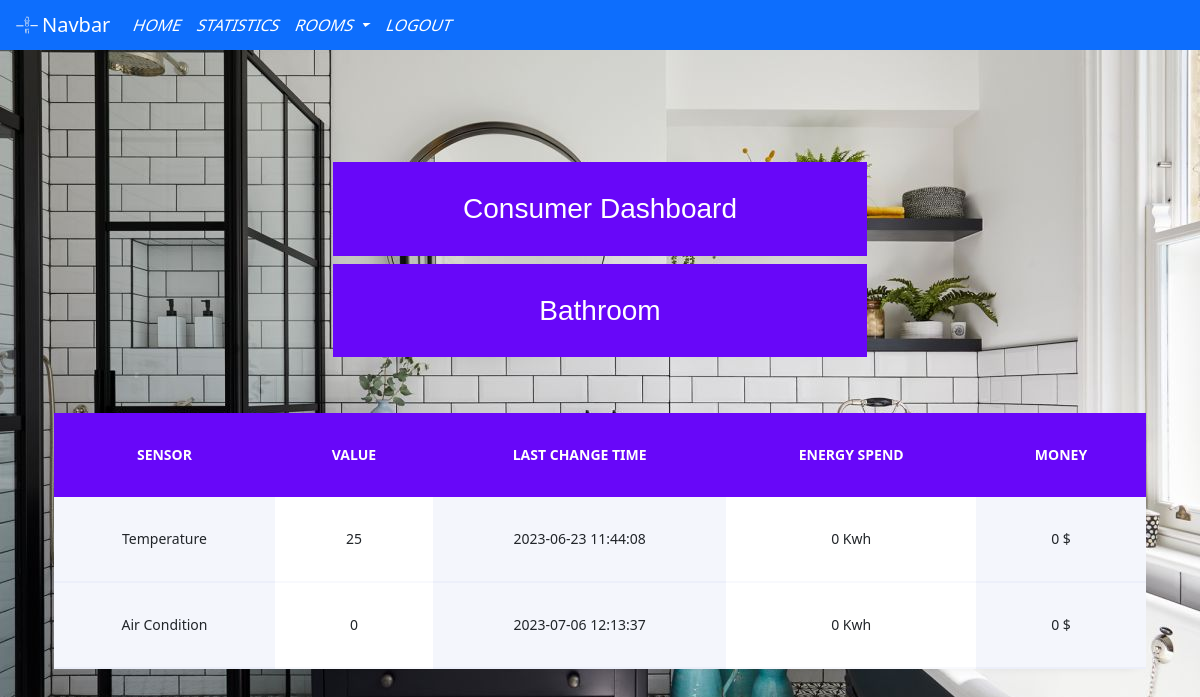
Page /room.php?roomID=0 (signed in) on the committed database.
### tables this page shows
CREATE TABLE `room` (
  `roomID` int(2) NOT NULL,
  `roomName` varchar(255) DEFAULT NULL,
  `roomPhoto` varchar(255) NOT NULL,
  `homeID` int(4) NOT NULL
);

CREATE TABLE `sensor` (
  `sensorID` int(5) NOT NULL,
  `sensorType` varchar(255) NOT NULL,
  `sensorValue` int(5) NOT NULL,
  `sensorTime` timestamp NOT NULL DEFAULT current_timestamp() ON UPDATE current_timestamp(),
  `sensorKwh` float NOT NULL,
  `sensorMoney` float NOT NULL,
  `sensorRoomID` int(5) NOT NULL
);

### room.php (the view, shortened to what this page needs)
<!DOCTYPE html>
<html>
<head>
    <link rel="stylesheet" href="assets/css/rooms.css">
    <header>
        <?php include("navbar.php"); ?>
    </header>
    <?php
    $sqlroom = $db->prepare('SELECT * from room WHERE roomID=:roomID');
    $sqlroom->bindParam(':roomID', $_GET["roomID"]);
    $sqlroom->execute();
    $room = $sqlroom->fetch(PDO::FETCH_ASSOC);
    ?>
</head>
<body>
    <div class="container" ">
	<section class="ftco-section">
		<div class="container">
			<div class="row justify-content-center">
				<div class="col-md-6 text-center mb-5">
					<h2 class="heading-section" >Consumer Dashboard</h2>
                    <h3 class="heading-section" ><?php echo $room["roomName"] ?></h3>
				</div>
			</div>
			<div class="row">
            <div class="col-md-12">
					<div class="table-wrap">
						<table class="table">
					    <thead class="thead-primary">
                            <tr>
                                <th scope="col">SENSOR</th>
                                <th scope="col">VALUE</th>
                                <th scope="col">LAST CHANGE TIME</th>
                                <th scope="col">ENERGY SPEND</th>
                                <th scope="col">MONEY</th>
                            </tr>
                        </thead>
                        <tbody>
                            <?php
                            $sqlsensor = $db->prepare('SELECT * from sensor WHERE sensorRoomID=:sensorRoomID');
                            $sqlsensor->bindParam(':sensorRoomID', $_GET["roomID"]);
                            $sqlsensor->execute();
                            $sensors = $sqlsensor->fetchAll(PDO::FETCH_ASSOC);
                            foreach ($sensors as $sensor) {
                            ?>
                                <tr>
                                    <td><?php echo $sensor['sensorType'] ?></td>
                                    <td><?php echo $sensor['sensorValue'] ?></td>
                                    <td><?php echo $sensor['sensorTime'] ?></td>
                                    <td><?php echo $sensor['sensorKwh'] ?> Kwh</td>
                                    <td><?php echo $sensor['sensorMoney'] ?> $</td>
                                </tr>
                            <?php } ?>
                        </tbody>
                    </table>
            </div>
        </div>
    </div>
    </div>
</body>
</html>

### assets/css/navbar.css (style rules this page uses)
html { scroll-behavior: smooth; }
body { line-height: 1.5em; padding: 0; margin: 0; }
section { height: 100vh; }

### rows in the picture
room: roomName "Bathroom"
sensor: sensorType "Temperature", sensorValue "25", sensorTime "2023-06-23 11:44:08", sensorKwh "0", sensorMoney "0"
sensor: sensorType "Air Condition", sensorValue "0", sensorTime "2023-07-06 12:13:37", sensorKwh "0", sensorMoney "0"
